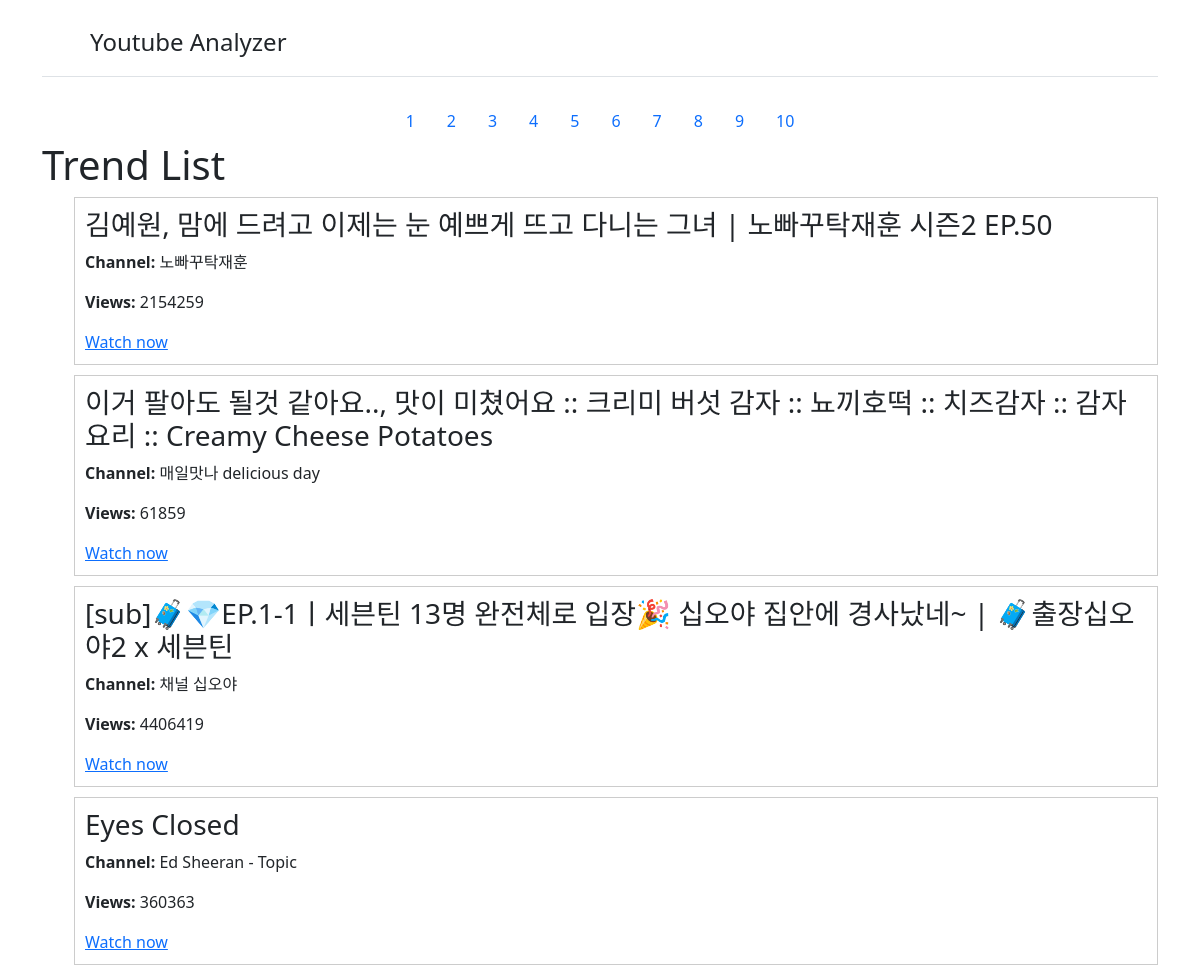
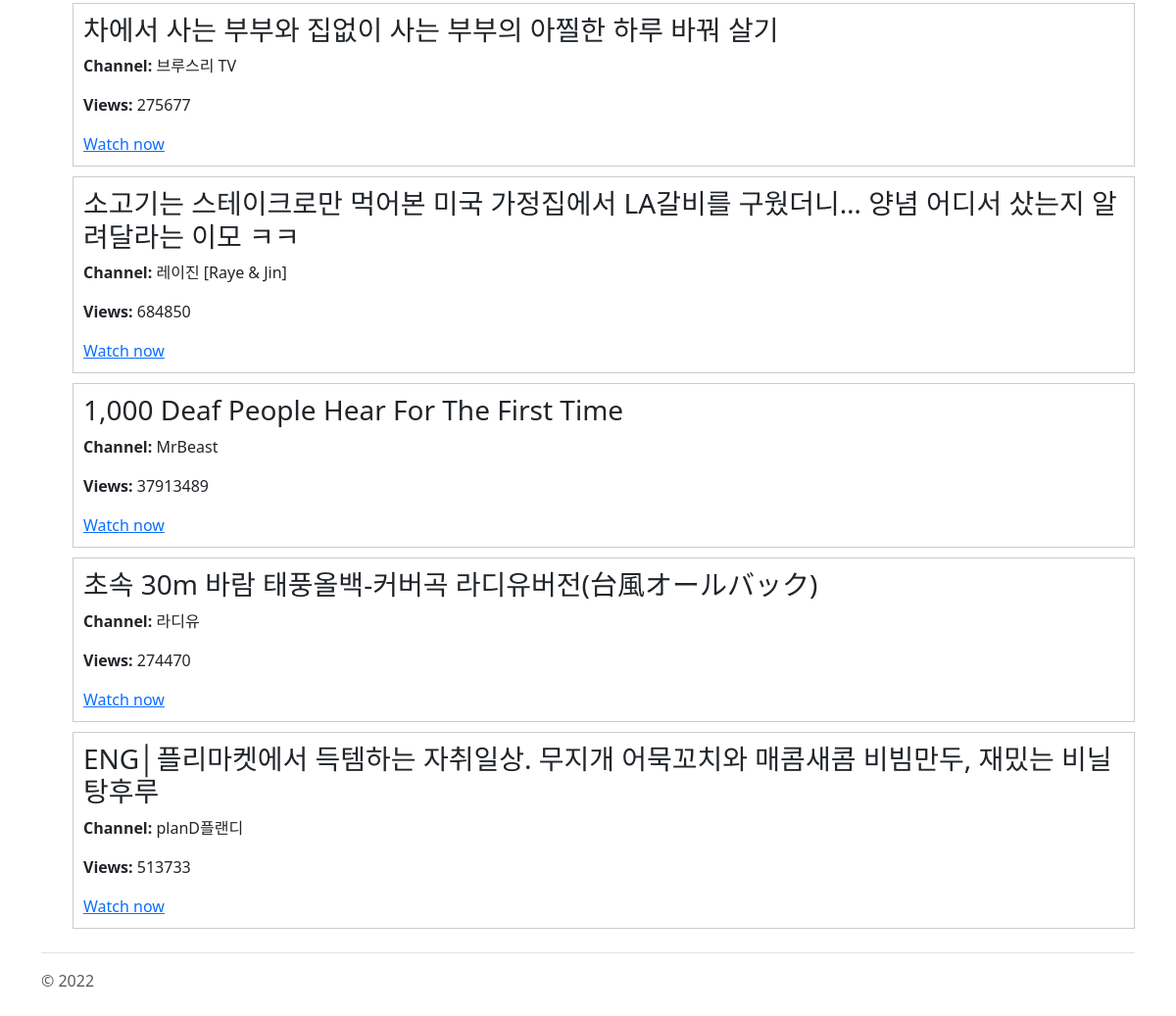
/showTrendList/4/, run on the app's committed database (2 pictures, top to bottom).
### webapp/models.py (models this page shows)
class TrendList(models.Model):
    LoadDate = models.CharField(null=True, default='', max_length=100)
    title = models.CharField(max_length=100)
    channel_title = models.CharField(null=True, default='', max_length=100)
    views = models.BigIntegerField(null=True, default=0)
    video_id = models.CharField(max_length=100)
    url = models.CharField(max_length=200)

### webapp/views.py (the view)
# urls.py: path('showTrendList/<int:param>/',webapp.views.showTrendList, name='showTrendList'),
def showTrendList(request, param):
    all_videos = TrendList.objects.all()
    tlList = []
    for index in range((int(param)-1)*10, int(param)*10-1):
        tlList.append(all_videos[index])
    return render(request, 'trendList/showTrendList.html', context={'tl': tlList})

### webapp/templates/trendList/showTrendList.html (shortened to what this page needs)
<!DOCTYPE html>
<html lang="en">
  <head>
    <link
      href="https://cdn.jsdelivr.net/npm/bootstrap@5.3.0-alpha2/dist/css/bootstrap.min.css"
      rel="stylesheet"
    />
  </head>
  <body>
    <main>
      <div class="container py-4">
        <header class="pb-3 mb-4 border-bottom">
          <a
            href="/"
            class="d-flex align-items-center text-dark text-decoration-none"
          >
            <svg
              xmlns="http://www.w3.org/2000/svg"
              width="40"
              height="32"
              class="me-2"
              viewBox="0 0 118 94"
              role="img"
            >
              <title>Bootstrap</title>
              {% comment %} <path
                fill-rule="evenodd"
                clip-rule="evenodd"
                d="M24.509 0c-6.733 0-11.715 5.893-11.492 12.284.214 6.14-.064 14.092-2.066 20.577C8.943 39.365 5.547 43.485 0 44.014v5.972c5.547.529 8.943 4.649 10.951 11.153 2.002 6.485 2.28 14.437 2.066 20.577C12.794 88.106 17.776 94 24.51 94H93.5c6.733 0 11.714-5.893 11.491-12.284-.214-6.14.064-14.092 2.066-20.577 2.009-6.504 5.396-10.624 10.943-11.153v-5.972c-5.547-.529-8.934-4.649-10.943-11.153-2.002-6.484-2.28-14.437-2.066-20.577C105.214 5.894 100.233 0 93.5 0H24.508zM80 57.863C80 66.663 73.436 72 62.543 72H44a2 2 0 01-2-2V24a2 2 0 012-2h18.437c9.083 0 15.044 4.92 15.044 12.474 0 5.302-4.01 10.049-9.119 10.88v.277C75.317 46.394 80 51.21 80 57.863zM60.521 28.34H49.948v14.934h8.905c6.884 0 10.68-2.772 10.68-7.727 0-4.643-3.264-7.207-9.012-7.207zM49.948 49.2v16.458H60.91c7.167 0 10.964-2.876 10.964-8.281 0-5.406-3.903-8.178-11.425-8.178H49.948z"
                fill="currentColor"
              ></path> {% endcomment %}
            </svg>
            <span class="fs-4">Youtube Analyzer</span>
          </a>
        </header>
        <body>
              <ul class="nav justify-content-center">
                <li class="nav-item">
                  <a class="nav-link" href="{%url 'showTrendList' 1%}">1</a>
                </li>
                <li class="nav-item">
                  <a class="nav-link" href="{%url 'showTrendList' 2%}">2</a>
                </li>
                  <li class="nav-item">
                  <a class="nav-link" href="{%url 'showTrendList' 3%}">3</a>
                </li>
                <li class="nav-item">
                   <a class="nav-link" href="{%url 'showTrendList' 4%}">4</a>
                </li>
                <li class="nav-item">
                  <a class="nav-link" href="{%url 'showTrendList' 5%}">5</a>
                </li>
                <li class="nav-item">
                  <a class="nav-link" href="{%url 'showTrendList' 6%}">6</a>
                </li>
                  <li class="nav-item">
                  <a class="nav-link" href="{%url 'showTrendList' 7%}">7</a>
                </li>
                <li class="nav-item">
                   <a class="nav-link" href="{%url 'showTrendList' 8%}">8</a>
                </li>
                  <li class="nav-item">
                  <a class="nav-link" href="{%url 'showTrendList' 9%}">9</a>
                </li>
                <li class="nav-item">
                   <a class="nav-link" href="{%url 'showTrendList' 10%}">10</a>
                </li>
              </ul>
              <h1>Trend List</h1>
              <ul>
              {% for item in tl %}
                <li class="trend-item">
                  <h3>{{ item.title }}</h3>
                  <p><strong>Channel:</strong> {{ item.channel_title }}</p>
                  <p><strong>Views:</strong> {{ item.views }}</p>
                  <a href="{{ item.url }}">Watch now</a>
                </li>
              {% endfor %}
              </ul>
        </body>
        <footer class="pt-3 mt-4 text-muted border-top">&copy; 2022</footer>
      </div>
    </main>
  </body>
</html>

### webapp/templates/trendList/showTrendList.html (style rules this page uses)
.trend-item { border: 1px solid #ccc; padding: 10px; margin-bottom: 10px; list-style-type: none; }

### data on the page
TrendList: title "김예원, 맘에 드려고 이제는 눈 예쁘게 뜨고 다니는 그녀 | 노빠꾸탁재훈 시즌2 EP.50", channel_title "노빠꾸탁재훈", views "2154259"
TrendList: title "이거 팔아도 될것 같아요.., 맛이 미쳤어요 :: 크리미 버섯 감자 :: 뇨끼호떡 :: 치즈감자 :: 감자요리 :: Creamy Cheese Potatoes", channel_title "매일맛나 delicious day", views "61859"
TrendList: title "[sub]🧳💎EP.1-1ㅣ세븐틴 13명 완전체로 입장🎉 십오야 집안에 경사났네~ | 🧳출장십오야2 x 세븐틴", channel_title "채널 십오야", views "4406419"
TrendList: title "Eyes Closed", channel_title "Ed Sheeran - Topic", views "360363"
TrendList: title "차에서 사는 부부와 집없이 사는 부부의 아찔한 하루 바꿔 살기", channel_title "브루스리 TV", views "275677"
TrendList: title "소고기는 스테이크로만 먹어본 미국 가정집에서 LA갈비를 구웠더니… 양념 어디서 샀는지 알려달라는 이모 ㅋㅋ", channel_title "레이진 [Raye & Jin]", views "684850"
TrendList: title "1,000 Deaf People Hear For The First Time", channel_title "MrBeast", views "37913489"
TrendList: title "초속 30m 바람 태풍올백-커버곡 라디유버전(台風オールバック)", channel_title "라디유", views "274470"
TrendList: title "ENG│플리마켓에서 득템하는 자취일상. 무지개 어묵꼬치와 매콤새콤 비빔만두, 재밌는 비닐탕후루", channel_title "planD플랜디", views "513733"
